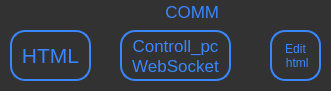
         <widget class="QGroupBox" name="groupBox_3">
          <property name="geometry">
           <rect>
            <x>950</x>
            <y>520</y>
            <width>331</width>
            <height>91</height>
           </rect>
          </property>
          <property name="font">
           <font>
            <pointsize>13</pointsize>
           </font>
          </property>
          <property name="autoFillBackground">
           <bool>false</bool>
          </property>
          <property name="styleSheet">
           <string notr="true">color:rgb(58, 134, 255);
	background-color: rgb(50,50,50);
	border-radius: 20px;</string>
          </property>
          <property name="title">
           <string>                                  COMM</string>
          </property>
          <property name="alignment">
           <set>Qt::AlignLeading|Qt::AlignLeft|Qt::AlignVCenter</set>
          </property>
          <property name="flat">
           <bool>false</bool>
          </property>
          <widget class="QPushButton" name="Button_html">
           <property name="geometry">
            <rect>
             <x>10</x>
             <y>30</y>
             <width>81</width>
             <height>51</height>
            </rect>
           </property>
           <property name="font">
            <font>
             <pointsize>16</pointsize>
            </font>
           </property>
           <property name="styleSheet">
            <string notr="true">	color: rgb(58, 134, 255);
	border: 2px solid rgb(58, 134, 255);
	border-radius: 15px;	border-radius: 15px;</string>
           </property>
           <property name="text">
            <string>HTML</string>
           </property>
          </widget>
          <widget class="QPushButton" name="Button_controll_pc_websocket">
           <property name="geometry">
            <rect>
             <x>120</x>
             <y>30</y>
             <width>111</width>
             <height>51</height>
            </rect>
           </property>
           <property name="font">
            <font>
             <pointsize>13</pointsize>
            </font>
           </property>
           <property name="styleSheet">
            <string notr="true">	color: rgb(58, 134, 255);
	border: 2px solid rgb(58, 134, 255);
	border-radius: 15px;	border-radius: 15px;</string>
           </property>
           <property name="text">
            <string>Controll_pc
WebSocket</string>
           </property>
          </widget>
          <widget class="QPushButton" name="Button_Edit_html">
           <property name="geometry">
            <rect>
             <x>270</x>
             <y>30</y>
             <width>51</width>
             <height>51</height>
            </rect>
           </property>
           <property name="styleSheet">
            <string notr="true">	color: rgb(58, 134, 255);
	border: 2px solid rgb(58, 134, 255);
	border-radius: 15px;	border-radius: 15px;</string>
           </property>
           <property name="text">
            <string>Edit 
 html</string>
           </property>
          </widget>
         </widget>
